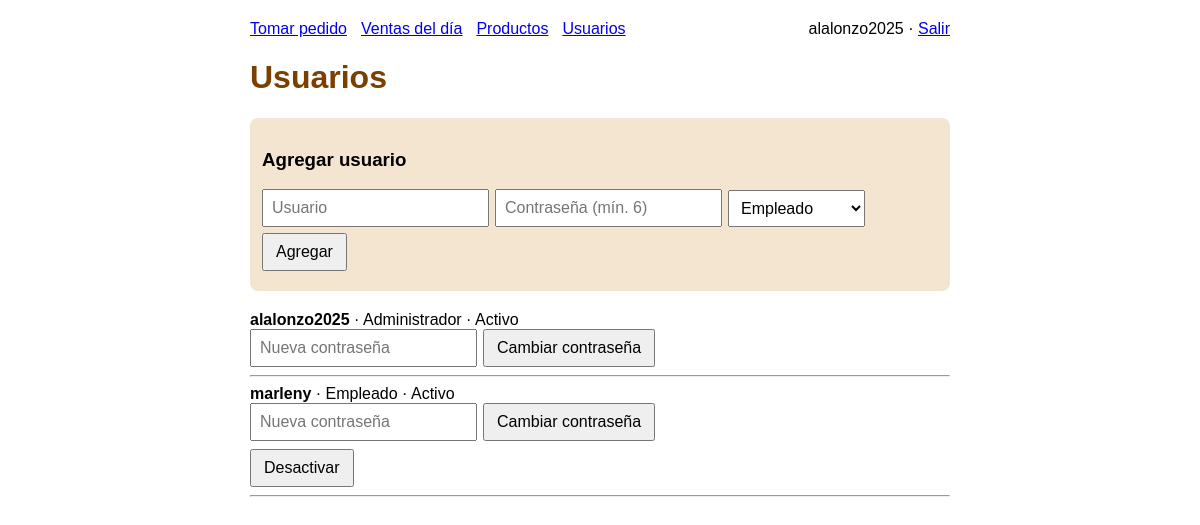
The app's page /usuarios (signed in) with its own data.
### app.py (models this page shows)
class Usuario(db.Model):
    id = db.Column(db.Integer, primary_key=True)
    usuario = db.Column(db.String(50), unique=True, nullable=False)
    clave_hash = db.Column(db.String(255), nullable=False)
    rol = db.Column(db.String(20), nullable=False, default="empleado")  # admin o empleado
    activo = db.Column(db.Boolean, default=True)

### app.py (the view)
@app.route("/usuarios")
@admin_requerido
def usuarios():
    lista = Usuario.query.order_by(Usuario.usuario).all()
    return render_template("usuarios.html", usuarios=lista)

### app.py (called while the page is built)
def usuario_actual():
    uid = session.get("usuario_id")
    if uid is None:
        return None
    u = db.session.get(Usuario, uid)
    if u is None or not u.activo:
        session.clear()
        return None
    return u

def admin_requerido(f):
    @wraps(f)
    def envoltura(*args, **kwargs):
        u = usuario_actual()
        if u is None:
            return redirect(url_for("login"))
        if u.rol != "admin":
            return redirect(url_for("nuevo_pedido"))
        return f(*args, **kwargs)
    return envoltura

@app.before_request
def verificar_configuracion():
    if request.endpoint in (None, "static", "configurar"):
        return
    if Usuario.query.first() is None:
        return redirect(url_for("configurar"))

### templates/usuarios.html (shortened to what this page needs)
<!DOCTYPE html>
<html lang="es">
<head>
</head>
<body>
  {% include "menu.html" %}
  <h1>Usuarios</h1>
  <div class="nuevo">
    <h3>Agregar usuario</h3>
    <form class="fila" action="{{ url_for('agregar_usuario') }}" method="post">
      <input type="text" name="usuario" placeholder="Usuario" required>
      <input type="password" name="clave" placeholder="Contraseña (mín. 6)" autocomplete="new-password" required>
      <select name="rol">
        <option value="empleado">Empleado</option>
      </select>
      <button type="submit">Agregar</button>
    </form>
  </div>
  {% for u in usuarios %}
    <div class="{{ '' if u.activo else 'inactivo' }}">
      <strong>{{ u.usuario }}</strong> · {{ 'Administrador' if u.rol == 'admin' else 'Empleado' }}
      · {{ 'Activo' if u.activo else 'Desactivado' }}
      <form class="fila" action="{{ url_for('cambiar_clave', id=u.id) }}" method="post">
        <input type="password" name="clave" placeholder="Nueva contraseña" autocomplete="new-password" required>
        <button type="submit">Cambiar contraseña</button>
      </form>
      {% if u.id != session.get('usuario_id') %}
        <form class="fila" action="{{ url_for('activar_usuario', id=u.id) }}" method="post">
          <button type="submit">{{ 'Desactivar' if u.activo else 'Activar' }}</button>
        </form>
      {% endif %}
      <hr>
    </div>
  {% endfor %}
</body>
</html>

### templates/menu.html
<nav style="margin-bottom: 16px; display: flex; gap: 14px; flex-wrap: wrap; align-items: center;">
  <a href="{{ url_for('nuevo_pedido') }}">Tomar pedido</a>
  {% if session.get('rol') == 'admin' %}
    <a href="{{ url_for('ventas_hoy') }}">Ventas del día</a>
    <a href="{{ url_for('productos') }}">Productos</a>
    <a href="{{ url_for('usuarios') }}">Usuarios</a>
  {% endif %}
  <span style="margin-left: auto;">
    {{ session.get('usuario') }} · <a href="{{ url_for('logout') }}">Salir</a>
  </span>
</nav>

### templates/usuarios.html (style rules this page uses)
body { font-family: Arial, sans-serif; max-width: 700px; margin: 20px auto; padding: 0 12px; }
h1 { color: #7b3f00; }
form.fila { display: flex; gap: 6px; flex-wrap: wrap; margin-bottom: 8px; align-items: center; }
input, select { padding: 8px; font-size: 16px; }
button { padding: 8px 12px; font-size: 16px; cursor: pointer; }
.nuevo { background: #f3e5d0; padding: 12px; border-radius: 8px; margin-bottom: 20px; }

### records on screen
Usuario: get "alalonzo2025", usuario "alalonzo2025", rol "Administrador", activo "Activo"
Usuario: usuario "marleny", rol "Empleado", activo "Activo", activo "Desactivar"
